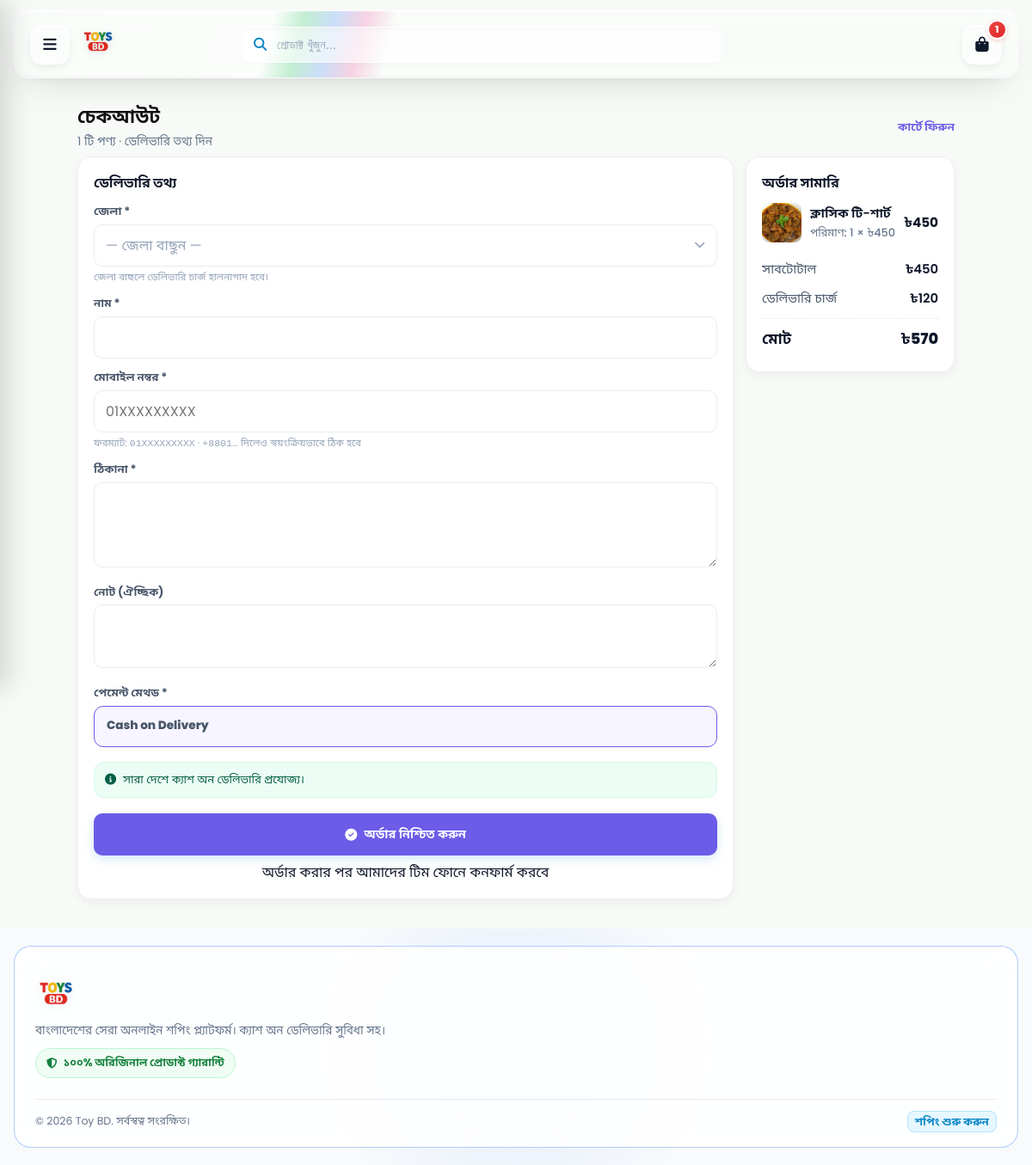
The app's page /checkout.php?buy=1&qty=1 with its own data.
### tables this page shows
CREATE TABLE `products` (
  `id` int(11) NOT NULL AUTO_INCREMENT,
  `category_id` int(11) DEFAULT NULL,
  `name` varchar(255) NOT NULL,
  `sku` varchar(40) DEFAULT NULL,
  `description` text DEFAULT NULL,
  `price` decimal(10,2) NOT NULL,
  `compare_at_price` decimal(10,2) DEFAULT NULL,
  `stock` int(11) NOT NULL DEFAULT 0,
  `tags` varchar(255) DEFAULT NULL,
  `specifications` text DEFAULT NULL,
  `image` varchar(400) DEFAULT NULL,
  `active` tinyint(1) NOT NULL DEFAULT 1,
  `created_at` timestamp NOT NULL DEFAULT current_timestamp(),
  `sold_count` int(11) NOT NULL DEFAULT 0,
  `is_featured` tinyint(1) NOT NULL DEFAULT 0,
  `badge_color` varchar(20) DEFAULT NULL,
  `is_new_arrival` tinyint(1) NOT NULL DEFAULT 1,
  PRIMARY KEY (`id`),
  KEY `category_id` (`category_id`),
  KEY `idx_products_stock` (`stock`),
  CONSTRAINT `products_ibfk_1` FOREIGN KEY (`category_id`) REFERENCES `categories` (`id`) ON DELETE SET NULL
);

CREATE TABLE `settings` (
  `key` varchar(100) NOT NULL,
  `value` text DEFAULT NULL,
  PRIMARY KEY (`key`)
);

CREATE TABLE `payment_methods` (
  `id` int(11) NOT NULL AUTO_INCREMENT,
  `code` varchar(50) NOT NULL COMMENT 'Unique identifier, e.g., COD, BKASH',
  `label` varchar(100) NOT NULL COMMENT 'Display name, e.g., Cash on Delivery',
  `description` text DEFAULT NULL,
  `is_enabled` tinyint(1) NOT NULL DEFAULT 0 COMMENT '1 for enabled, 0 for disabled',
  `sort_order` int(11) NOT NULL DEFAULT 0,
  `created_at` timestamp NOT NULL DEFAULT current_timestamp(),
  `updated_at` timestamp NOT NULL DEFAULT current_timestamp() ON UPDATE current_timestamp(),
  `logo` varchar(400) DEFAULT NULL,
  PRIMARY KEY (`id`),
  UNIQUE KEY `code` (`code`)
);

### includes/config.php (called while the page is built, shortened)
<?php
function get_pdo(){
  static $pdo=null;
  if($pdo===null){
    $dsn='mysql:host='.DB_HOST.';port='.DB_PORT.';dbname='.DB_NAME.';charset=utf8mb4';
    $pdo=new PDO($dsn, DB_USER, DB_PASS, [
      PDO::ATTR_ERRMODE=>PDO::ERRMODE_EXCEPTION,
      PDO::ATTR_DEFAULT_FETCH_MODE=>PDO::FETCH_ASSOC,
    ]);
    $pdo->exec("SET time_zone = '+06:00'");
  }
  return $pdo;
}
function h($s){ return htmlspecialchars(is_scalar($s) ? (string)$s : '', ENT_QUOTES, 'UTF-8'); }
if (!function_exists('img_url')) {
  function img_url($path, ?string $fallback = null): string {
    $fallback = $fallback === null ? (BASE_URL.'/uploads/default.jpg') : $fallback;
    $path = trim((string)$path);
    $root = dirname(__DIR__);
    $rel  = ltrim($path, '/');
    if (stripos($rel, 'uploads/') === 0) {
      $abs = $root.'/'.$rel;
    } else {
      $abs = UPLOAD_DIR.'/'.$rel;
      $rel = 'uploads/'.$rel;
    }
    if (is_file($abs)) return BASE_URL.'/'.$rel;
    return $fallback;
  }
}
function payment_methods_catalog(): array {
  static $pdo = null; if ($pdo === null) $pdo = get_pdo();
  static $catalog = null;
  if ($catalog === null) {
    try {
      $rows = $pdo->query("SELECT * FROM payment_methods ORDER BY sort_order ASC, id ASC")->fetchAll();
      $catalog = [];
      foreach ($rows as $row) {
        $catalog[$row['code']] = $row;
      }
    } catch (Throwable $e) {
      return [
        'COD' => [
          'code' => 'COD',
          'label' => 'Cash on Delivery',
          'description' => 'Receive the parcel first, then pay in cash.',
          'is_enabled' => 1,
        ]
      ];
    }
  }
  return $catalog;
}
function enabled_payment_methods(): array {
  $catalog = payment_methods_catalog();
  $enabled = [];
  foreach ($catalog as $code => $method) {
    if (!empty($method['is_enabled'])) {
      $enabled[$code] = $method;
    }
  }
  return $enabled;
}
?>

### includes/delivery.php (called while the page is built, shortened)
<?php
if (!function_exists('dl_districts_seed')) {
  function dl_all(PDO $pdo): array {
    try { return $pdo->query("SELECT * FROM delivery_districts ORDER BY sort_order ASC, id ASC")->fetchAll() ?: []; }
    catch (Throwable $e) { return []; }
  }
  function dl_global(PDO $pdo): float {
    try {
      $st = $pdo->prepare("SELECT value FROM settings WHERE `key`='delivery_global' LIMIT 1");
      $st->execute();
      $v = $st->fetchColumn();
      if ($v !== false && is_numeric($v)) return (float)$v;
    } catch (Throwable $e) {}
    return (float)DL_DEFAULT_GLOBAL;
  }
}

### checkout.php (the view, shortened to what this page needs)
<?php
require_once __DIR__.'/includes/config.php';
$pdo = get_pdo();
function bn_money($n){ return '৳' . number_format(round((float)$n), 0, '.', ','); }
function bn_num($n){ return (string)(int)$n; }
$cart = $_SESSION['cart'] ?? [];
$ids  = array_keys($cart);
$ph   = implode(',', array_fill(0, count($ids), '?'));
$stm  = $pdo->prepare("SELECT id, name, price, image, tags, stock FROM products WHERE id IN ($ph) AND active=1");
$stm->execute($ids);
$rows = $stm->fetchAll();
$items = [];
$subtotal = 0.0;
foreach ($rows as $r) {
  $pid   = (int)$r['id'];
  $qty = max(1, (int)($cart[$pid] ?? 1));
  $line = $qty * (float)$r['price'];
  $subtotal += $line;
  $items[] = ['p'=>$r, 'qty'=>$qty, 'line'=>$line];
}
function has_free_tag($tags){
  return (bool)preg_match('/\bfree(ship(ping)?)?\b/i', (string)$tags);
}
$all_have_free = count($items) > 0;
foreach ($items as $it) {
  if (!has_free_tag($it['p']['tags'] ?? '')) { $all_have_free = false; break; }
}
require_once __DIR__.'/includes/delivery.php';
$SS = [];
try {
  $SS = $pdo->query("SELECT `key`,`value` FROM settings WHERE `key` IN ('cod_note')")
        ->fetchAll(PDO::FETCH_KEY_PAIR) ?: [];
} catch (Throwable $e) {}
$ship_global = dl_global($pdo);
$districts   = dl_all($pdo);
$codNote = trim((string)($SS['cod_note'] ?? ''));
$enabledPayments = enabled_payment_methods();
$defaultPaymentCode = array_key_first($enabledPayments);
$prefill = ['name'=>'', 'mobile'=>'', 'address'=>''];
$initialShip = $all_have_free ? 0 : $ship_global;
include __DIR__.'/includes/partials_header.php';
?>
<div class="wrap" style="max-width:1020px">
  <div class="page-title-bar" style="margin-top:10px">
    <div>
      <h2>চেকআউট</h2>
      <p><?php echo count($items); ?> টি পণ্য · ডেলিভারি তথ্য দিন</p>
    </div>
    <a class="see-all" href="<?php echo BASE_URL; ?>/cart.php">কার্টে ফিরুন</a>
  </div>
  <div style="display:grid;gap:14px;grid-template-columns:1fr" id="coLayout">
    <div class="card-box" id="coSummary">
      <h3>অর্ডার সামারি</h3>
      <ul style="display:flex;flex-direction:column;gap:10px;margin-bottom:14px">
        <?php foreach ($items as $it):
          $img = img_url($it['p']['image'] ?? '');
        ?>
          <li style="display:flex;align-items:center;gap:10px">
            <img src="<?php echo h($img); ?>" alt="" loading="lazy"
                 style="width:46px;height:46px;border-radius:8px;object-fit:cover;background:#f8fafc;flex:0 0 auto">
            <div style="flex:1;min-width:0">
              <div class="co-it-name"><?php echo h($it['p']['name']); ?></div>
              <div class="co-it-qty">পরিমাণ: <?php echo bn_num((int)$it['qty']); ?> × <?php echo bn_money($it['p']['price']); ?></div>
            </div>
            <div class="co-it-price"><?php echo bn_money($it['line']); ?></div>
          </li>
        <?php endforeach; ?>
      </ul>
      <div class="sum-row"><span>সাবটোটাল</span>
        <span id="sumSubtotal" data-subtotal="<?php echo (float)$subtotal; ?>"><?php echo bn_money($subtotal); ?></span>
      </div>
      <div class="sum-row"><span>ডেলিভারি চার্জ</span>
        <span id="sumShip"
              data-free="<?php echo $all_have_free ? '1' : '0'; ?>"
              data-global="<?php echo $all_have_free ? 0 : (float)$ship_global; ?>">
          <?php echo bn_money($initialShip); ?>
        </span>
      </div>
      <div class="sum-row total"><span>মোট</span>
        <span id="sumTotal"><?php echo bn_money($subtotal + $initialShip); ?></span>
      </div>
    </div>
    <div class="card-box" id="coForm">
      <h3>ডেলিভারি তথ্য</h3>
      <form method="post" action="<?php echo BASE_URL; ?>/place_order.php" id="checkoutForm" novalidate>
        <?php if ($districts):  ?>
        <div class="field" id="districtField">
          <label for="cDistrict">জেলা *</label>
          <div class="help" id="districtHint"><?php echo $all_have_free ? 'ডেলিভারি চার্জ প্রযোজ্য নয়।' : 'জেলা বাছলে ডেলিভারি চার্জ হালনাগাদ হবে।'; ?></div>
        </div>
        <?php endif; ?>
        <div class="field">
          <label for="cName">নাম *</label>
          <input id="cName" name="customer_name" required maxlength="120"
                 value="<?php echo h($prefill['name']); ?>">
        </div>
        <div class="field" id="mobileField">
          <label for="mobile">মোবাইল নম্বর *</label>
          <input id="mobile" name="mobile" type="tel" required
                 placeholder="01XXXXXXXXX" inputmode="numeric" maxlength="14"
                 autocomplete="tel" aria-describedby="mobileHelp"
                 value="<?php echo h($prefill['mobile']); ?>">
          <div class="help" id="mobileHelp">
            ফরম্যাট: <code>01XXXXXXXXX</code> · <code>+8801…</code> দিলেও স্বয়ংক্রিয়ভাবে ঠিক হবে
          </div>
        </div>
        <div class="field">
          <label for="cAddress">ঠিকানা *</label>
          <textarea id="cAddress" name="address" rows="3" required><?php echo h($prefill['address']); ?></textarea>
        </div>
        <div class="field">
          <label for="cNote">নোট (ঐচ্ছিক)</label>
          <textarea id="cNote" name="note" rows="2"></textarea>
        </div>
        <?php if ($enabledPayments): ?>
          <div class="field">
            <label>পেমেন্ট মেথড *</label>
            <div style="display:grid;gap:9px" id="paymentOptions">
              <?php foreach ($enabledPayments as $code => $m): $isActive = ($code === $defaultPaymentCode); ?>
                <label class="pay-opt<?php echo $isActive ? ' active' : ''; ?>">
                  <div>
                    <div style="font-weight:800;font-size:.85rem"><?php echo h($m['label']); ?></div>
                  </div>
                </label>
              <?php endforeach; ?>
            </div>
          </div>
        <?php endif; ?>
        <?php if ($codNote !== ''): ?>
          <div class="cod-note" id="codNote" style="display:flex;gap:8px;align-items:flex-start;margin:0 0 12px;padding:10px 12px;border-radius:12px;background:#ecfdf5;border:1px solid #d1fae5;color:#065f46;font-size:.82rem;line-height:1.5">
            <i class="fa-solid fa-circle-info" style="margin-top:3px"></i>
            <span><?php echo nl2br(h($codNote)); ?></span>
          </div>
        <?php endif; ?>
        <button class="btn-pill wide" type="submit" style="padding:14px;margin-top:6px">
          <i class="fa-solid fa-check-circle"></i> অর্ডার নিশ্চিত করুন
        </button>
        <div class="help" style="text-align:center;margin-top:8px">
          অর্ডার করার পর আমাদের টিম ফোনে কনফার্ম করবে
        </div>
      </form>
    </div>
  </div>
</div>
<?php include __DIR__.'/includes/partials_footer.php'; ?>

### assets/css/theme.css (style rules this page uses)
:root { --primary-purple:#0284c7; --primary-dark:#0369a1; --accent-orange:#ff7043; --success-green:#2e7d32; --brand-blue:#0284c7; --brand-blue-dark:#0369a1; --bg-light:#f7faf7; --card-bg:#ffffff; --text-main:#0f172a; --text-muted:#64748b; --border-color:#e9edf2; --shadow-soft:0 20px 40px -15px rgba(0,0,0,.12); --shadow-card:0 4px 12px rgba(0,0,0,.05); --radius-lg:20px; --radius-md:14px; --radius-sm:8px; --header-h:64px; --bottom-nav-h:64px; }
*,*::before,*::after { box-sizing:border-box }
html { -webkit-text-size-adjust:100%;scroll-behavior:smooth;overflow-x:hidden;overflow-x:clip }
body { margin:0; font-family:'Poppins','Hind Siliguri',system-ui,-apple-system,'Segoe UI',sans-serif; background:var(--bg-light); color:var(--text-main); line-height:1.5; padding-bottom:calc(var(--bottom-nav-h) + env(safe-area-inset-bottom,0px)); }
@media (min-width:768px) { body { padding-bottom:0 } }
a { text-decoration:none;color:inherit }
ul { list-style:none;margin:0;padding:0 }
img { max-width:100% }
h1,h2,h3,h4,h5,h6,p { margin:0 }
button { font-family:inherit }
.wrap { max-width:1200px;margin:0 auto;padding:0 16px }
.btn-pill { display:inline-flex;align-items:center;justify-content:center;gap:8px; padding:10px 22px;border-radius:10px;border:0;cursor:pointer; font-size:.88rem;font-weight:600;color:#fff;background:var(--primary-purple); transition:transform .2s ease,filter .2s ease,box-shadow .2s ease;text-align:center; box-shadow:0 4px 12px rgba(2,132,199,.18); }
.btn-pill.wide { width:100% }

### assets/css/components.css (style rules this page uses)
:root { --shell-max:1240px; --shell-pad:clamp(14px,3.2vw,26px); }
.sum-row { display:flex;justify-content:space-between;font-size:.88rem;padding:6px 0;color:#475569 }
.sum-row.total { font-size:1rem;font-weight:800;color:var(--text-main);border-top:1px dashed var(--border-color);margin-top:6px;padding-top:10px }
.card-box { background:#fff;border-radius:16px;padding:18px;box-shadow:0 4px 12px rgba(0,0,0,.05);margin-bottom:14px;border:1px solid #f0f0f0 }
.card-box h3 { font-size:.98rem;font-weight:800;margin-bottom:12px }
.field { margin-bottom:12px }
.field label { display:block;font-size:.82rem;font-weight:700;color:#475569;margin-bottom:5px }
.field input,.field select,.field textarea { width:100%;padding:11px 13px;border:1px solid var(--border-color);border-radius:10px; font-size:16px;font-family:inherit;color:var(--text-main);background:#fff;outline:none; transition:border-color .15s,box-shadow .15s; }
.field .help { font-size:.72rem;color:#94a3b8;margin-top:4px }
.page-title-bar { display:flex;align-items:center;justify-content:space-between;gap:12px;flex-wrap:wrap;margin:18px 0 6px }
.page-title-bar h1,.page-title-bar h2 { font-size:1.35rem;font-weight:700;color:#111 }
.page-title-bar p { font-size:.85rem;color:var(--text-muted);margin-top:3px }
main.wrap > .wrap { padding-left:0;padding-right:0;max-width:none }
.page-title-bar .see-all { font-size:.82rem;font-weight:700;color:var(--brand-blue);white-space:nowrap;display:inline-flex;align-items:center;gap:5px }
.page-title-bar > div > h2 { display:flex;align-items:center;gap:8px;flex-wrap:wrap }

### checkout.php (style rules this page uses)
.pay-opt { position:relative;display:block;padding:12px 14px; border:1.5px solid var(--border-color);border-radius:11px;background:#fff;cursor:pointer; transition:border-color .18s,background .18s; }
.pay-opt.active { border-color:var(--primary-purple);background:#f7f5ff }
@media (min-width:860px) { #coLayout { grid-template-columns:1.15fr .85fr;align-items:start } }
@media (min-width:860px) { #coSummary { grid-column:2;grid-row:1;position:sticky;top:96px } }
@media (min-width:860px) { #coForm { grid-column:1;grid-row:1 } }
#coSummary .co-it-name { font-size:.92rem;font-weight:600;line-height:1.35;color:var(--text-main) }
#coSummary .co-it-qty { font-size:.8rem;font-weight:500;color:#64748b;margin-top:2px }
#coSummary .co-it-price { font-size:.95rem;font-weight:700;white-space:nowrap;color:var(--text-main);font-variant-numeric:tabular-nums }
#coSummary .sum-row { font-size:.92rem;font-variant-numeric:tabular-nums }
#coSummary .sum-row span:last-child { font-weight:600;color:var(--text-main) }
#coSummary .sum-row.total { font-size:1.1rem }
#coSummary .sum-row.total span:last-child { font-weight:800 }

### records on screen
products: image (picture), name "ক্লাসিক টি-শার্ট", qty "1", price "৳450", line "৳450", tags.value "৳120", bn_money($subtotal + $initialShip) "৳570"
payment_methods: label "Cash on Delivery"

### other values on screen
$cartCount "1"
count($items) "1"
bn_money($subtotal) "৳450"
$codNote "সারা দেশে ক্যাশ অন ডেলিভারি প্রযোজ্য।"
mb_substr($about, 0, 140) "বাংলাদেশের সেরা অনলাইন শপিং প্ল্যাটফর্ম। ক্যাশ অন ডেলিভারি সুবিধা সহ।"
$store_name "Toy BD"
